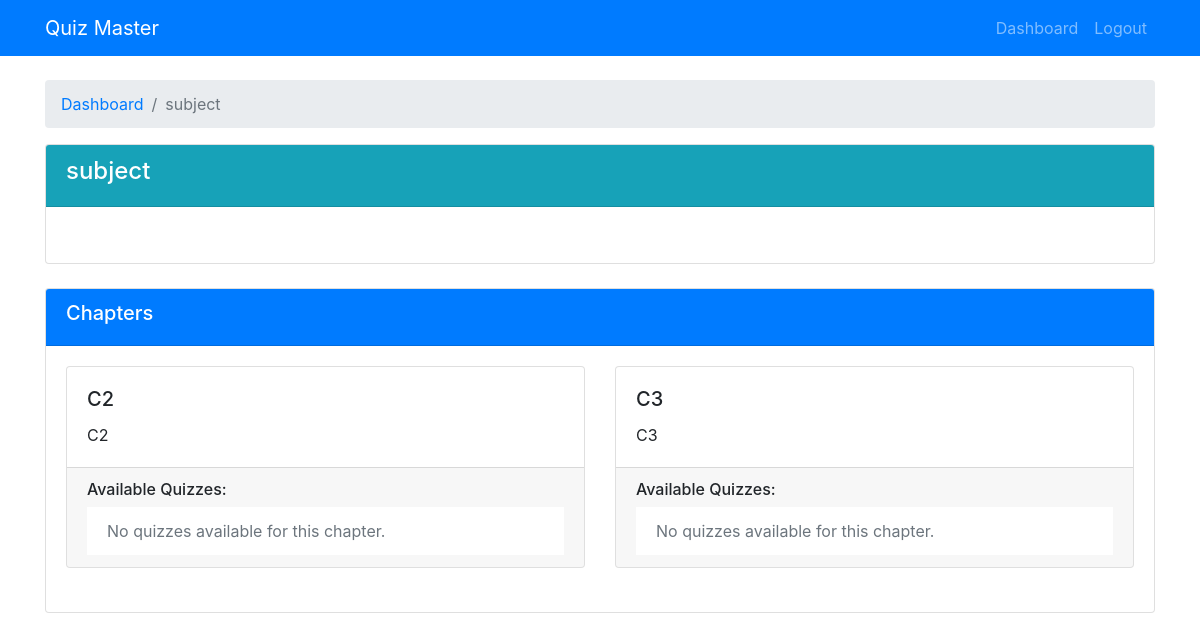
Page /user/subject/1 (signed in) on the earlier database version.
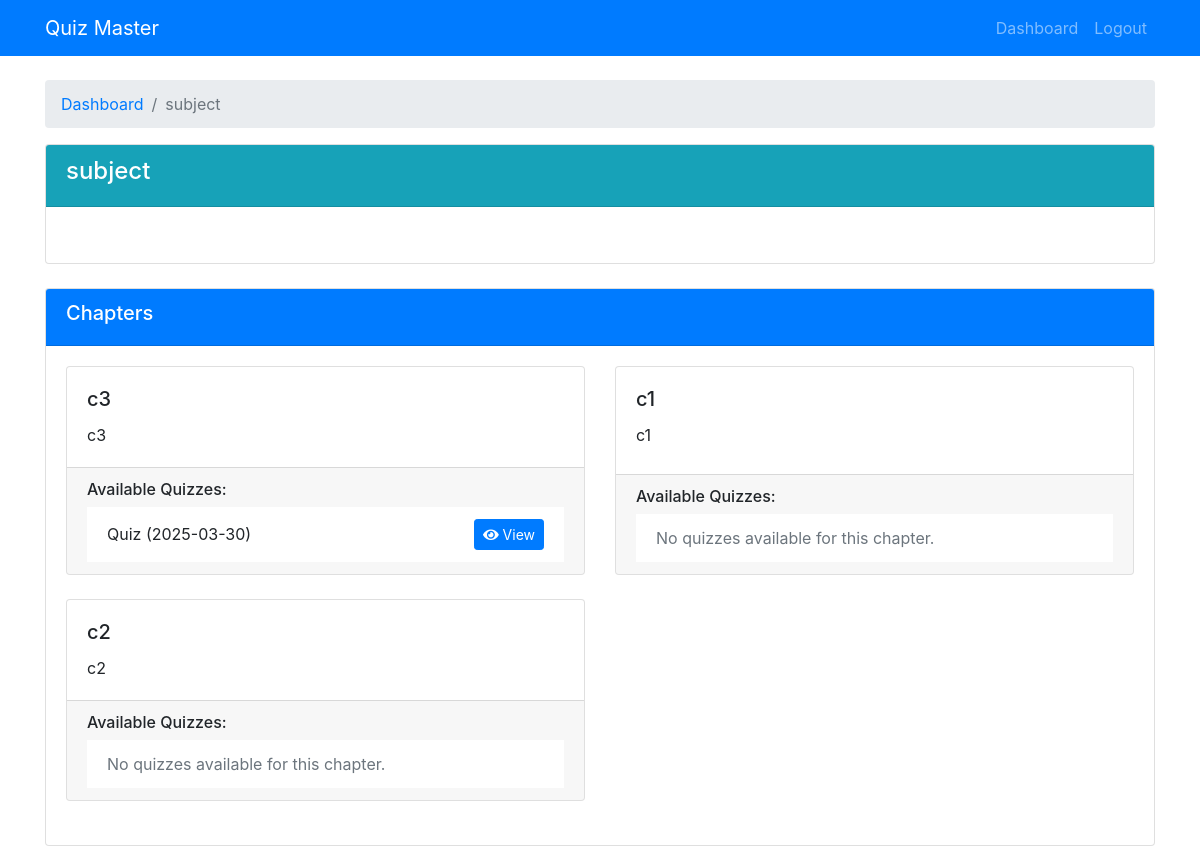
Same page on the later database version.
### models/db_setup.py (models this page shows)
class Subject(db.Model):
    id = db.Column(db.Integer, primary_key=True)
    name = db.Column(db.String(100), nullable=False)
    description = db.Column(db.Text)
    chapters = db.relationship('Chapter', backref='subject', lazy=True, cascade="all, delete-orphan")

class Chapter(db.Model):
    id = db.Column(db.Integer, primary_key=True)
    name = db.Column(db.String(100), nullable=False)
    description = db.Column(db.Text)
    subject_id = db.Column(db.Integer, db.ForeignKey('subject.id'), nullable=False)
    quizzes = db.relationship('Quiz', backref='chapter', lazy=True, cascade="all, delete-orphan")

class Quiz(db.Model):
    id = db.Column(db.Integer, primary_key=True)
    chapter_id = db.Column(db.Integer, db.ForeignKey('chapter.id'), nullable=False)
    date_of_quiz = db.Column(db.Date, nullable=False)
    time_duration = db.Column(db.String(5), nullable=False)  # Format: HH:MM
    remarks = db.Column(db.Text)
    questions = db.relationship('Question', backref='quiz', lazy=True, cascade="all, delete-orphan")
    scores = db.relationship('Score', backref='quiz', lazy=True, cascade="all, delete-orphan")

### controllers/user.py (the view)
def user_view_subject(subject_id):
    if not session.get('user_id') or session.get('is_admin'):
        return redirect(url_for('login'))
    subject = Subject.query.get_or_404(subject_id)
    return render_template('user/subject.html', subject=subject)

### templates/user/subject.html (shortened to what this page needs)
<!DOCTYPE html>
<html lang="en">
<head>
    <link rel="stylesheet" href="https://stackpath.bootstrapcdn.com/bootstrap/4.5.2/css/bootstrap.min.css">
    <link rel="stylesheet" href="https://cdnjs.cloudflare.com/ajax/libs/font-awesome/5.15.1/css/all.min.css">
</head>
<body>
    <nav class="navbar navbar-expand-lg navbar-dark bg-primary">
        <div class="container">
            <a class="navbar-brand" href="#">Quiz Master</a>
            <div class="collapse navbar-collapse" id="navbarNav">
                <ul class="navbar-nav ml-auto">
                    <li class="nav-item">
                        <a class="nav-link" href="{{ url_for('user_dashboard') }}">Dashboard</a>
                    </li>
                    <li class="nav-item">
                        <a class="nav-link" href="{{ url_for('logout') }}">Logout</a>
                    </li>
                </ul>
            </div>
        </div>
    </nav>
    <div class="container mt-4">
        <nav aria-label="breadcrumb">
            <ol class="breadcrumb">
                <li class="breadcrumb-item"><a href="{{ url_for('user_dashboard') }}">Dashboard</a></li>
                <li class="breadcrumb-item active">{{ subject.name }}</li>
            </ol>
        </nav>
        <div class="card mb-4">
            <div class="card-header bg-info text-white">
                <h4>{{ subject.name }}</h4>
            </div>
            <div class="card-body">
            </div>
        </div>
        <div class="card">
            <div class="card-header bg-primary text-white">
                <h5>Chapters</h5>
            </div>
            <div class="card-body">
                {% if subject.chapters %}
                    <div class="row">
                        {% for chapter in subject.chapters %}
                            <div class="col-md-6 mb-4">
                                <div class="card h-100">
                                    <div class="card-body">
                                        <h5 class="card-title">{{ chapter.name }}</h5>
                                        <p class="card-text">{{ chapter.description }}</p>
                                    </div>
                                    <div class="card-footer">
                                        <h6>Available Quizzes:</h6>
                                        <ul class="list-group list-group-flush">
                                            {% for quiz in chapter.quizzes %}
                                                <li class="list-group-item">
                                                    <div class="d-flex justify-content-between align-items-center">
                                                        <span>Quiz ({{ quiz.date_of_quiz.strftime('%Y-%m-%d') }})</span>
                                                        <a href="{{ url_for('user_view_quiz', quiz_id=quiz.id) }}" class="btn btn-sm btn-primary">
                                                            <i class="fas fa-eye"></i> View
                                                        </a>
                                                    </div>
                                                </li>
                                            {% else %}
                                                <li class="list-group-item text-muted">No quizzes available for this chapter.</li>
                                            {% endfor %}
                                        </ul>
                                    </div>
                                </div>
                            </div>
                        {% endfor %}
                    </div>
                {% else %}
                    <p class="text-center">No chapters available for this subject yet.</p>
                {% endif %}
            </div>
        </div>
    </div>
</body>
</html>

Differences in the rows shown:
removed Chapter: name "C2", description "C2"
changed Chapter (number 1 of 3 on the later page): name "C3" → "c3"; description "C3" → "c3"; no longer shows "No quizzes available for this chapter."
added Quiz: date_of_quiz "2025-03-30", shown under Chapter (number 1 of 3 on the later page)
added Chapter: name "c1", description "c1"
added Chapter: name "c2", description "c2"
